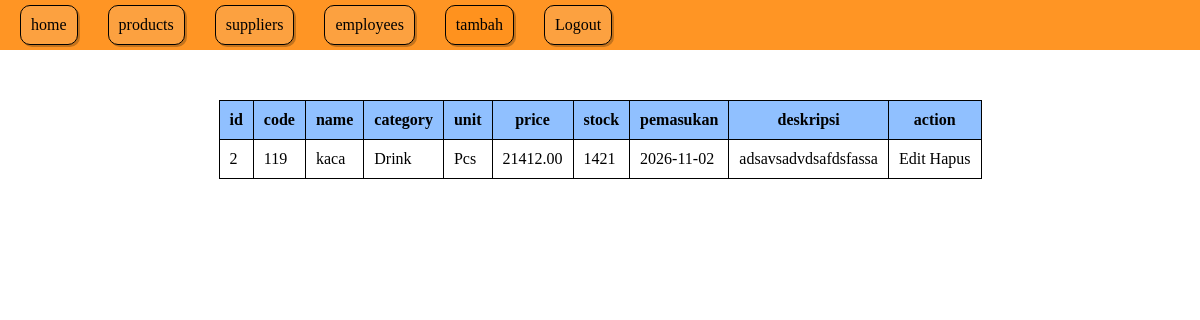
Screenshot of /pages/products/index.php (signed in) with the database file from the repository.
### tables this page shows
CREATE TABLE `products` (
  `product_id` int NOT NULL,
  `product_code` varchar(10) NOT NULL,
  `product_name` varchar(100) NOT NULL,
  `category` enum('Food','Drink','Stationery','Uniform') NOT NULL,
  `unit` enum('Pcs','Pack','Bottle') NOT NULL,
  `price` decimal(10,2) NOT NULL,
  `stock` int NOT NULL,
  `entry_date` date NOT NULL,
  `description` text NOT NULL
);

### repositories/products.php (called while the page is built, shortened)
<?php
require_once __DIR__ . "/../config/database.php";
function getProducts(){
    global $pdo;
    $query = "select * from products";
    $stmt = $pdo->prepare($query);
    $stmt->execute();
    $products = $stmt->fetchAll();
    return $products;
}

### pages/products/index.php (the view, shortened to what this page needs)
<?php
require __DIR__ . "/../../repositories/products.php";
$products = getProducts();
?>
<!DOCTYPE html>
<html>
<head>
    <link rel="stylesheet" href="../../css/index.css">
</head>
<body>
    <?php
    include_once __DIR__ . "/../../components/admin/topbar.php";
    ?>
    <main>
        <table>
            <thead>
                <tr>
                    <th>id</th>
                    <th>code</th>
                    <th>name</th>
                    <th>category</th>
                    <th>unit</th>
                    <th>price</th>
                    <th>stock</th>
                    <th>pemasukan</th>
                    <th>deskripsi</th>
                    <th>action</th>
                </tr>
            </thead>
            <tbody>
                <?php foreach($products as $product):?>
                <tr>
                    <td><?= $product['product_id']?></td>
                    <td><?= $product['product_code']?></td>
                    <td><?= $product['product_name']?></td>
                    <td><?= $product['category']?></td>
                    <td><?= $product['unit']?></td>
                    <td><?= $product['price']?></td>
                    <td><?= $product['stock']?></td>
                    <td><?= $product['entry_date']?></td>
                    <td><?= $product['description']?></td>
                    <td>
                        <div>
                            <a href="edit.php?id=<?= $product['product_id'] ?>">Edit</a>
                            <a href="../../actions/products/destroy.php?id=<?= $product['product_id'] ?>" onclick="return confirm('Yakin ingin menghapus produk ini?')">Hapus</a>
                        </div>
                    </td>
                </tr>
                <?php endforeach ?>
            </tbody>
        </table>
    </main>
</body>
</html>

### css/base.css (style rules this page uses)
main a { text-decoration: none; color: black; }
main { display: flex; flex-direction: column; gap: 40px; align-items: center; justify-content: center; padding: 50px 0px; }
* { margin: 0; padding: 0; overflow-x: hidden; }

### css/components/admin/table.css (style rules this page uses)
table, th, td { border: 1px solid black; border-collapse: collapse; }
th, td { padding: 10px; }
th { background-color: rgb(144, 192, 255); }

### rows the page displays
products: product_id "2", product_code "119", product_name "kaca", category "Drink", unit "Pcs", price "21412.00", stock "1421", entry_date "2026-11-02", description "adsavsadvdsafdsfassa"

### other values shown
$pro "products"
$sup "suppliers"
$emp "employees"
